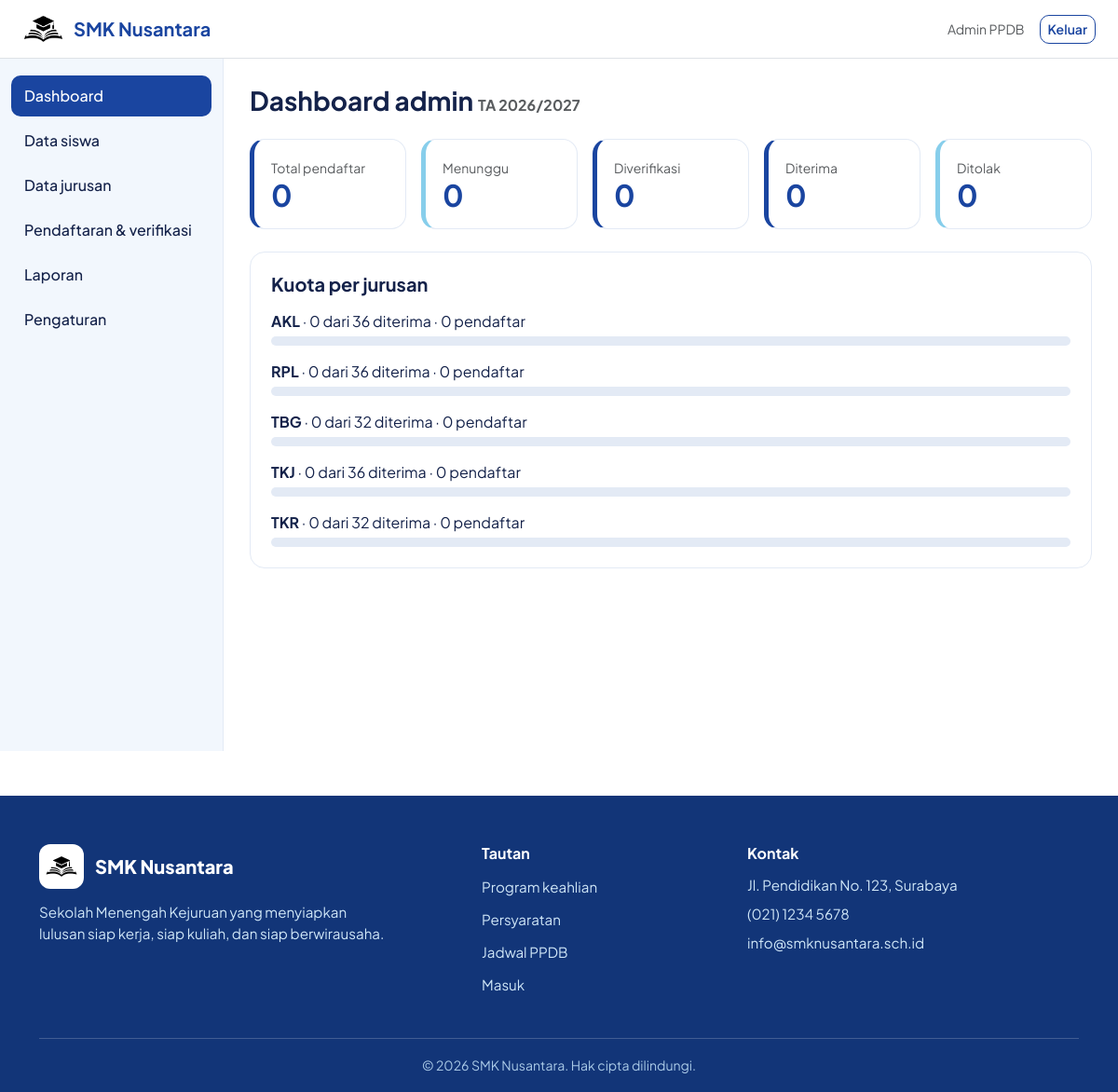
Page /admin/dashboard.php (signed in) on the committed database.
### tables this page shows
CREATE TABLE pengaturan (
  kunci VARCHAR(30) PRIMARY KEY,
  nilai VARCHAR(100) NOT NULL
);

CREATE TABLE jurusan (
  id_jurusan INT AUTO_INCREMENT PRIMARY KEY,
  kode_jurusan VARCHAR(10) NOT NULL UNIQUE,
  nama_jurusan VARCHAR(100) NOT NULL,
  kuota INT NOT NULL DEFAULT 30,
  deskripsi VARCHAR(255) NULL,
  aktif TINYINT(1) NOT NULL DEFAULT 1
);

### includes/functions.php (called while the page is built, shortened)
<?php
require_once __DIR__ . '/../config/database.php';
function e($s) { return htmlspecialchars((string)$s, ENT_QUOTES, 'UTF-8'); }
function q($sql, $p = []) { global $pdo; $s = $pdo->prepare($sql); $s->execute($p); return $s; }
function setting($k) { return q('SELECT nilai FROM pengaturan WHERE kunci=?', [$k])->fetchColumn(); }

### admin/dashboard.php (the view, shortened to what this page needs)
<?php
require_once __DIR__ . '/../includes/layout.php'; need('admin');
$ta = setting('tahun_ajaran');
$c = ['total' => 0] + array_fill_keys(STATUS_LIST, 0);
$jur = q("SELECT j.*, (SELECT COUNT(*) FROM pendaftaran p WHERE p.id_jurusan=j.id_jurusan AND p.tahun_ajaran=?) pendaftar,
          (SELECT COUNT(*) FROM pendaftaran p WHERE p.id_jurusan=j.id_jurusan AND p.tahun_ajaran=? AND p.status='Diterima') diterima
          FROM jurusan j ORDER BY kode_jurusan", [$ta, $ta])->fetchAll();
?>
<h3 class="fw-bold mb-4">Dashboard admin <span class="text-muted fs-6">TA <?= e($ta) ?></span></h3>
<div class="row g-3 mb-4">
<?php foreach (['Total pendaftar' => $c['total'], 'Menunggu' => $c['Menunggu'], 'Diverifikasi' => $c['Diverifikasi'], 'Diterima' => $c['Diterima'], 'Ditolak' => $c['Ditolak']] as $k => $v): ?>
  <div class="col-6 col-lg"><div class="stat <?= $k === 'Menunggu' || $k === 'Ditolak' ? 'sky' : '' ?>"><span class="text-muted small"><?= $k ?></span><b><?= $v ?></b></div></div>
<?php endforeach; ?></div>
<div class="panel"><h5 class="fw-bold mb-3">Kuota per jurusan</h5>
<?php foreach ($jur as $j): $pc = $j['kuota'] ? min(100, $j['diterima'] / $j['kuota'] * 100) : 0; ?>
  <p class="mb-1 mt-3"><b><?= e($j['kode_jurusan']) ?></b> · <?= $j['diterima'] ?> dari <?= $j['kuota'] ?> diterima · <?= $j['pendaftar'] ?> pendaftar</p>
  <div class="progress"><div class="progress-bar" style="width:<?= $pc ?>%"></div></div>
<?php endforeach; ?></div>

### assets/css/style.css (style rules this page uses)
:root { --blue:#1A45A0; --blue-dark:#123578; --sky:#87CEEB; --soft:#F2F7FD; --line:#E3EAF5; --ink:#14224a; --bs-primary:#1A45A0; --bs-primary-rgb:26,69,160; --bs-body-font-family:'Plus Jakarta Sans',system-ui,sans-serif; --bs-body-color:#14224a; --bs-link-color:#1A45A0; }
body { background:#fff;color:var(--ink) }
.panel { background:#fff;border:1px solid var(--line);border-radius:16px;padding:22px }
.stat { border-radius:16px;padding:18px;background:#fff;border:1px solid var(--line);border-left:5px solid var(--blue) }
.stat b { font-size:2rem;display:block;line-height:1.1;color:var(--blue) }
.stat.sky { border-left-color:var(--sky) }
.progress { height:10px;border-radius:10px;background:var(--line) }

### rows in the picture
pengaturan: nilai "2026/2027"
jurusan: kode_jurusan "AKL", diterima "0", kuota "36", pendaftar "0"
jurusan: kode_jurusan "RPL", diterima "0", kuota "36", pendaftar "0"
jurusan: kode_jurusan "TBG", diterima "0", kuota "32", pendaftar "0"
jurusan: kode_jurusan "TKJ", diterima "0", kuota "36", pendaftar "0"
jurusan: kode_jurusan "TKR", diterima "0", kuota "32", pendaftar "0"

### other values in the picture
$u['nama'] "Admin PPDB"
$v "Dashboard"
$v "Data siswa"
$v "Data jurusan"
$v "Pendaftaran & verifikasi"
$v "Laporan"
$v "Pengaturan"
$k "Total pendaftar"
$v "0"
$k "Menunggu"
$k "Diverifikasi"
$k "Diterima"
$k "Ditolak"
$h(SCHOOL_ALAMAT) "Jl. Pendidikan No. 123, Surabaya"
$h(SCHOOL_TELP) "(021) 1234 5678"
